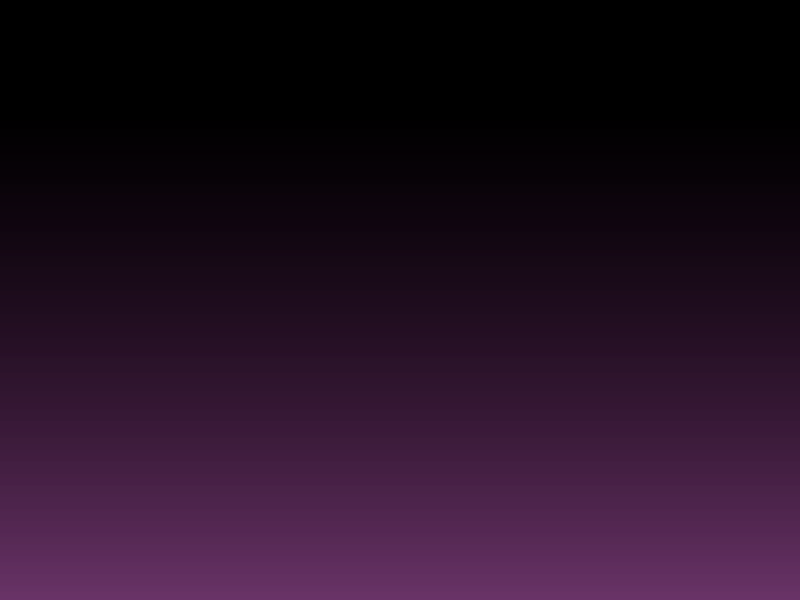
<?xml version="1.0" encoding="UTF-8"?>
<ui version="4.0">
 <class>MainWindow</class>
 <widget class="QMainWindow" name="MainWindow">
  <property name="geometry">
   <rect>
    <x>0</x>
    <y>0</y>
    <width>800</width>
    <height>600</height>
   </rect>
  </property>
  <property name="minimumSize">
   <size>
    <width>800</width>
    <height>600</height>
   </size>
  </property>
  <property name="windowTitle">
   <string>MainWindow</string>
  </property>
  <property name="styleSheet">
   <string notr="true">#MainWindow
{

background: qlineargradient(spread:pad, x1:0, y1:0, x2:0, y2:1, stop:0.193182 rgba(0, 0, 0, 255), stop:1 rgba(88, 28, 86, 173));
}</string>
  </property>
  <widget class="QWidget" name="WidgetLayout">
   <layout class="QGridLayout" name="gridLayout">
    <property name="leftMargin">
     <number>0</number>
    </property>
    <property name="rightMargin">
     <number>0</number>
    </property>
    <item row="0" column="0">
     <layout class="QVBoxLayout" name="verticalLayout">
      <item>
       <widget class="QLabel" name="LabelUpper">
        <property name="text">
         <string/>
        </property>
       </widget>
      </item>
      <item>
       <layout class="QHBoxLayout" name="horizontalLayout">
        <item>
         <layout class="QVBoxLayout" name="verticalLayout_2">
          <item>
           <widget class="QLabel" name="label_7">
            <property name="text">
             <string/>
            </property>
           </widget>
          </item>
          <item>
           <widget class="AnswerButtonWidget" name="ButtonSum" native="true">
            <property name="sizePolicy">
             <sizepolicy hsizetype="Ignored" vsizetype="Ignored">
              <horstretch>0</horstretch>
              <verstretch>0</verstretch>
             </sizepolicy>
            </property>
            <property name="font">
             <font>
              <pointsize>16</pointsize>
              <weight>75</weight>
              <bold>true</bold>
             </font>
            </property>
            <property name="styleSheet">
             <string notr="true">#ButtonSum{
background-color: none; color: white;
}</string>
            </property>
           </widget>
          </item>
         </layout>
        </item>
        <item>
         <widget class="QLabel" name="label_8">
          <property name="text">
           <string/>
          </property>
         </widget>
        </item>
        <item>
         <widget class="QLabel" name="label">
          <property name="text">
           <string/>
          </property>
         </widget>
        </item>
        <item>
         <widget class="QLabel" name="label_6">
          <property name="text">
           <string/>
          </property>
         </widget>
        </item>
       </layout>
      </item>
      <item>
       <widget class="QLabel" name="label_2">
        <property name="text">
         <string/>
        </property>
       </widget>
      </item>
      <item>
       <widget class="QLabel" name="label_3">
        <property name="text">
         <string/>
        </property>
       </widget>
      </item>
      <item>
       <widget class="AnswerButtonWidget" name="ButtonMenu" native="true">
        <property name="sizePolicy">
         <sizepolicy hsizetype="Ignored" vsizetype="Ignored">
          <horstretch>0</horstretch>
          <verstretch>0</verstretch>
         </sizepolicy>
        </property>
        <property name="font">
         <font>
          <pointsize>16</pointsize>
          <weight>75</weight>
          <bold>true</bold>
         </font>
        </property>
        <property name="styleSheet">
         <string notr="true">#ButtonMenu{
background-color: none; color: white;
}</string>
        </property>
       </widget>
      </item>
      <item>
       <widget class="QLabel" name="label_5">
        <property name="sizePolicy">
         <sizepolicy hsizetype="Ignored" vsizetype="Ignored">
          <horstretch>0</horstretch>
          <verstretch>0</verstretch>
         </sizepolicy>
        </property>
        <property name="font">
         <font>
          <pointsize>16</pointsize>
          <weight>75</weight>
          <bold>true</bold>
         </font>
        </property>
        <property name="styleSheet">
         <string notr="true">#ButtonMenu{
background-color: none; color: white;
}</string>
        </property>
        <property name="text">
         <string/>
        </property>
       </widget>
      </item>
      <item>
       <widget class="AnswerButtonWidget" name="ButtonQuestion" native="true">
        <property name="sizePolicy">
         <sizepolicy hsizetype="Ignored" vsizetype="Ignored">
          <horstretch>0</horstretch>
          <verstretch>0</verstretch>
         </sizepolicy>
        </property>
        <property name="font">
         <font>
          <pointsize>16</pointsize>
          <weight>75</weight>
          <bold>true</bold>
         </font>
        </property>
        <property name="styleSheet">
         <string notr="true">#ButtonQuestion{
background-color: none; color: white;
}</string>
        </property>
       </widget>
      </item>
      <item>
       <layout class="QGridLayout" name="AnswerLayout">
        <property name="sizeConstraint">
         <enum>QLayout::SetDefaultConstraint</enum>
        </property>
        <property name="horizontalSpacing">
         <number>0</number>
        </property>
        <property name="verticalSpacing">
         <number>6</number>
        </property>
        <item row="0" column="0">
         <widget class="AnswerButtonWidget" name="ButtonAnswerA" native="true">
          <property name="enabled">
           <bool>true</bool>
          </property>
          <property name="sizePolicy">
           <sizepolicy hsizetype="Ignored" vsizetype="Ignored">
            <horstretch>0</horstretch>
            <verstretch>0</verstretch>
           </sizepolicy>
          </property>
          <property name="font">
           <font>
            <pointsize>16</pointsize>
            <weight>75</weight>
            <bold>true</bold>
           </font>
          </property>
          <property name="styleSheet">
           <string notr="true">#ButtonAnswerA{
background-color: none; color: white;
}</string>
          </property>
         </widget>
        </item>
        <item row="0" column="1">
         <widget class="AnswerButtonWidget" name="ButtonAnswerB" native="true">
          <property name="sizePolicy">
           <sizepolicy hsizetype="Ignored" vsizetype="Ignored">
            <horstretch>0</horstretch>
            <verstretch>0</verstretch>
           </sizepolicy>
          </property>
          <property name="font">
           <font>
            <pointsize>16</pointsize>
            <weight>75</weight>
            <bold>true</bold>
           </font>
          </property>
          <property name="styleSheet">
           <string notr="true">#ButtonAnswerB{
background-color: none; color: white;
}</string>
          </property>
         </widget>
        </item>
        <item row="1" column="0">
         <widget class="AnswerButtonWidget" name="ButtonAnswerC" native="true">
          <property name="sizePolicy">
           <sizepolicy hsizetype="Ignored" vsizetype="Ignored">
            <horstretch>0</horstretch>
            <verstretch>0</verstretch>
           </sizepolicy>
          </property>
          <property name="font">
           <font>
            <pointsize>16</pointsize>
            <weight>75</weight>
            <bold>true</bold>
           </font>
          </property>
          <property name="styleSheet">
           <string notr="true">#ButtonAnswerC{
background-color: none; color: white;
}</string>
          </property>
         </widget>
        </item>
        <item row="1" column="1">
         <widget class="AnswerButtonWidget" name="ButtonAnswerD" native="true">
          <property name="sizePolicy">
           <sizepolicy hsizetype="Ignored" vsizetype="Ignored">
            <horstretch>0</horstretch>
            <verstretch>0</verstretch>
           </sizepolicy>
          </property>
          <property name="font">
           <font>
            <pointsize>16</pointsize>
            <weight>75</weight>
            <bold>true</bold>
           </font>
          </property>
          <property name="styleSheet">
           <string notr="true">#ButtonAnswerD{
background-color: none; color: white;
}</string>
          </property>
         </widget>
        </item>
       </layout>
      </item>
     </layout>
    </item>
   </layout>
  </widget>
 </widget>
 <customwidgets>
  <customwidget>
   <class>AnswerButtonWidget</class>
   <extends>QWidget</extends>
   <header location="global">AnswerButtonWidget.h</header>
   <container>1</container>
   <slots>
    <slot>clickEvent()</slot>
   </slots>
  </customwidget>
 </customwidgets>
 <resources/>
 <connections/>
</ui>
